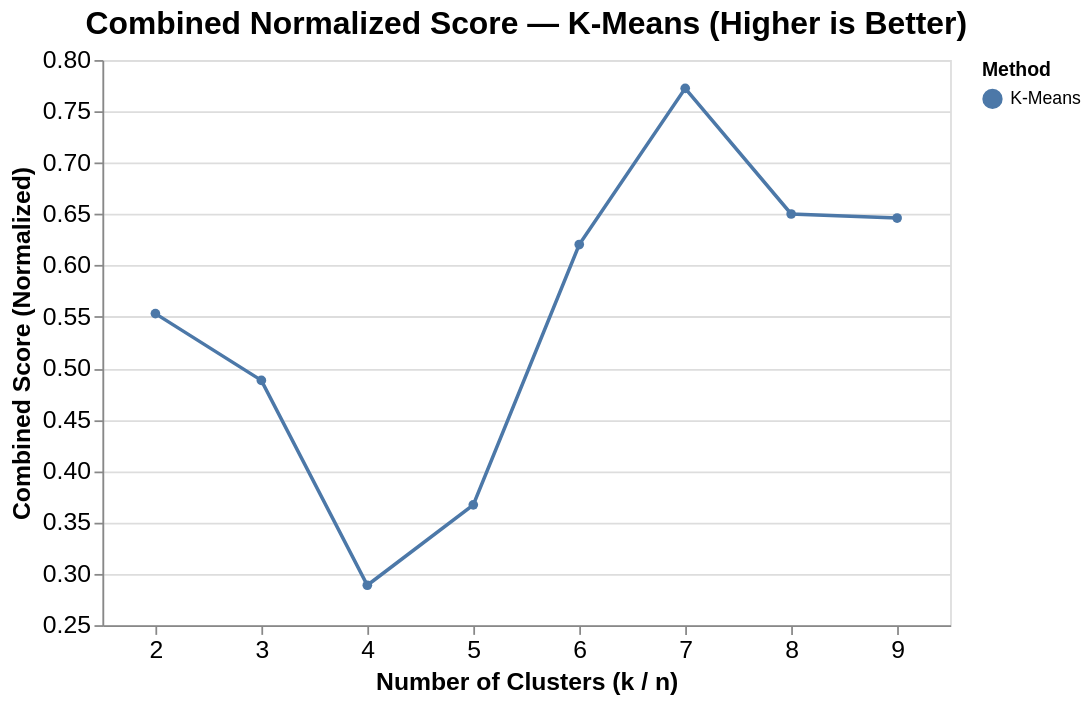

Notebook source saved alongside this figure:
### Code cell
def minmax(x):
    x = np.array(x)
    return (x - np.nanmin(x)) / (np.nanmax(x) - np.nanmin(x))


def compute_combined_score(inertias, silhouette_scores, db_scores, ch_scores):
    """Normalize and combine four K-Means metrics into a single score (higher is better)."""
    norm_inertia    = 1 - minmax(inertias)      # lower is better → invert
    norm_silhouette = minmax(silhouette_scores)
    norm_db         = 1 - minmax(db_scores)     # lower is better → invert
    norm_ch         = minmax(ch_scores)
    return (norm_inertia + norm_silhouette + norm_db + norm_ch) / 4


def build_metrics_df(k_range, inertias, silhouette_scores, db_scores, ch_scores, combined_score):
    """Build a summary DataFrame of all K-Means evaluation metrics."""
    return pd.DataFrame({
        'k': list(k_range),
        'Inertia': inertias,
        'Silhouette': silhouette_scores,
        'Davies-Bouldin': db_scores,
        'Calinski-Harabasz': ch_scores,
        'Combined_Score': combined_score
    })


def select_optimal_k(k_range, combined_score, top_n=4):
    """Return the top-n k values by combined score and the single best k."""
    top_idx = np.argsort(combined_score)[-top_n:][::-1]
    top_k   = [list(k_range)[i] for i in top_idx]
    return top_k, top_k[0]


def find_optimal_k(X_data, k_range=range(2, 10)):
    """Find optimal k for a dataset using combined normalized metrics."""
    inertias_era, silhouette_era, db_era, ch_era = [], [], [], []
    for k in k_range:
        kmeans = KMeans(n_clusters=k, random_state=42, n_init=10)
        labels = kmeans.fit_predict(X_data)
        inertias_era.append(kmeans.inertia_)
        silhouette_era.append(silhouette_score(X_data, labels))
        db_era.append(davies_bouldin_score(X_data, labels))
        ch_era.append(calinski_harabasz_score(X_data, labels))
    combined_era = compute_combined_score(inertias_era, silhouette_era, db_era, ch_era)
    return list(k_range)[np.argmax(combined_era)]


def apply_kmeans(X, n_clusters):
    """Fit KMeans and return (model, labels)."""
    model = KMeans(n_clusters=n_clusters, random_state=42, n_init=20)
    labels = model.fit_predict(X)
    return model, labels


def plot_combined_score(k_range, combined_score):
    """Return an Altair chart of the combined normalized score vs k."""
    df = pd.DataFrame([
        {'k': k, 'Method': 'K-Means', 'Combined_Score': s}
        for k, s in zip(list(k_range), combined_score)
    ])
    return (
        alt.Chart(df).mark_line(point=True).encode(
            x=alt.X('k:O', title='Number of Clusters (k / n)', axis=alt.Axis(labelAngle=0)),
            y=alt.Y('Combined_Score:Q', title='Combined Score (Normalized)', scale=alt.Scale(zero=False)),
            color=alt.Color(
                'Method:N',
                scale=alt.Scale(domain=['K-Means'], range=['#4C78A8']),
                title='Method'
            ),
            tooltip=['k', 'Method', alt.Tooltip('Combined_Score:Q', format='.4f')]
        ).properties(
            title='Combined Normalized Score — K-Means (Higher is Better)',
            width=alt.Step(60),
            height=320
        ).configure_axis(
            labelFontSize=14,
            titleFontSize=14,
        ).configure_title(
            fontSize=18
        )
    )

combined_score = compute_combined_score(inertias_arr, silhouette_arr, db_arr, ch_arr)
metrics_df     = build_metrics_df(k_range, inertias, silhouette_scores, davies_bouldin_scores,
                                   calinski_harabasz_scores, combined_score)
top_k, optimal_k = select_optimal_k(k_range, combined_score)

_, kmeans_labels = apply_kmeans(reduced_X_scaled_minus_noise, optimal_k)
selected_features_minus_noise['KMeans_Cluster'] = kmeans_labels

print("K-Means Metrics Summary:")
print(metrics_df.to_string(index=False))
print(f"\nTop 4 k by combined normalized metrics (K-Means): {top_k}")
print(f"Optimal k selected for K-Means: {optimal_k}")

# Calculate optimal k for each era
era_datasets_raw = {
    'All Periods':           selected_features_minus_noise,
    'Pre-COVID (~2015-2019)': pre_covid_sf_minus_noise,
    'COVID (2020-2022)':     covid_sf_minus_noise,
    'Post-COVID (2023-2025)': post_covid_sf_minus_noise
}

era_optimal_k = {}
print("\n" + "="*70)
print("Finding optimal k for each era:")
for era_name, era_df in era_datasets_raw.items():
    era_feature_cols = [col for col in era_df.columns if col not in ['Ticker', 'Company', 'Industrykey', 'Category']]
    era_optimal_k[era_name] = find_optimal_k(era_df[era_feature_cols].values)
    print(f"  {era_name}: k = {era_optimal_k[era_name]}")
print("="*70)

plot_combined_score(k_range, combined_score)

### Figure 1 — Vega-Lite specification as saved in the notebook (floating-point values rounded to 4 significant figures)
{"config": {"view": {"continuousWidth": 300, "continuousHeight": 300}, "axis": {"labelFontSize": 14, "titleFontSize": 14}, "title": {"fontSize": 18}}, "data": {"name": "data-b5467f5a2f30aeaae0bdb7c35259b585"}, "mark": {"type": "line", "point": true}, "encoding": {"color": {"field": "Method", "scale": {"domain": ["K-Means"], "range": ["#4C78A8"]}, "title": "Method", "type": "nominal"}, "tooltip": [{"field": "k", "type": "quantitative"}, {"field": "Method", "type": "nominal"}, {"field": "Combined_Score", "format": ".4f", "type": "quantitative"}], "x": {"axis": {"labelAngle": 0}, "field": "k", "title": "Number of Clusters (k / n)", "type": "ordinal"}, "y": {"field": "Combined_Score", "scale": {"zero": false}, "title": "Combined Score (Normalized)", "type": "quantitative"}}, "height": 320, "title": "Combined Normalized Score — K-Means (Higher is Better)", "width": {"step": 60}, "$schema": "https://vega.github.io/schema/vega-lite/v6.1.0.json", "datasets": {"data-b5467f5a2f30aeaae0bdb7c35259b585": [{"k": 2, "Method": "K-Means", "Combined_Score": 0.5532}, {"k": 3, "Method": "K-Means", "Combined_Score": 0.4882}, {"k": 4, "Method": "K-Means", "Combined_Score": 0.2889}, {"k": 5, "Method": "K-Means", "Combined_Score": 0.3671}, {"k": 6, "Method": "K-Means", "Combined_Score": 0.6204}, {"k": 7, "Method": "K-Means", "Combined_Score": 0.7725}, {"k": 8, "Method": "K-Means", "Combined_Score": 0.6502}, {"k": 9, "Method": "K-Means", "Combined_Score": 0.6462}]}}
